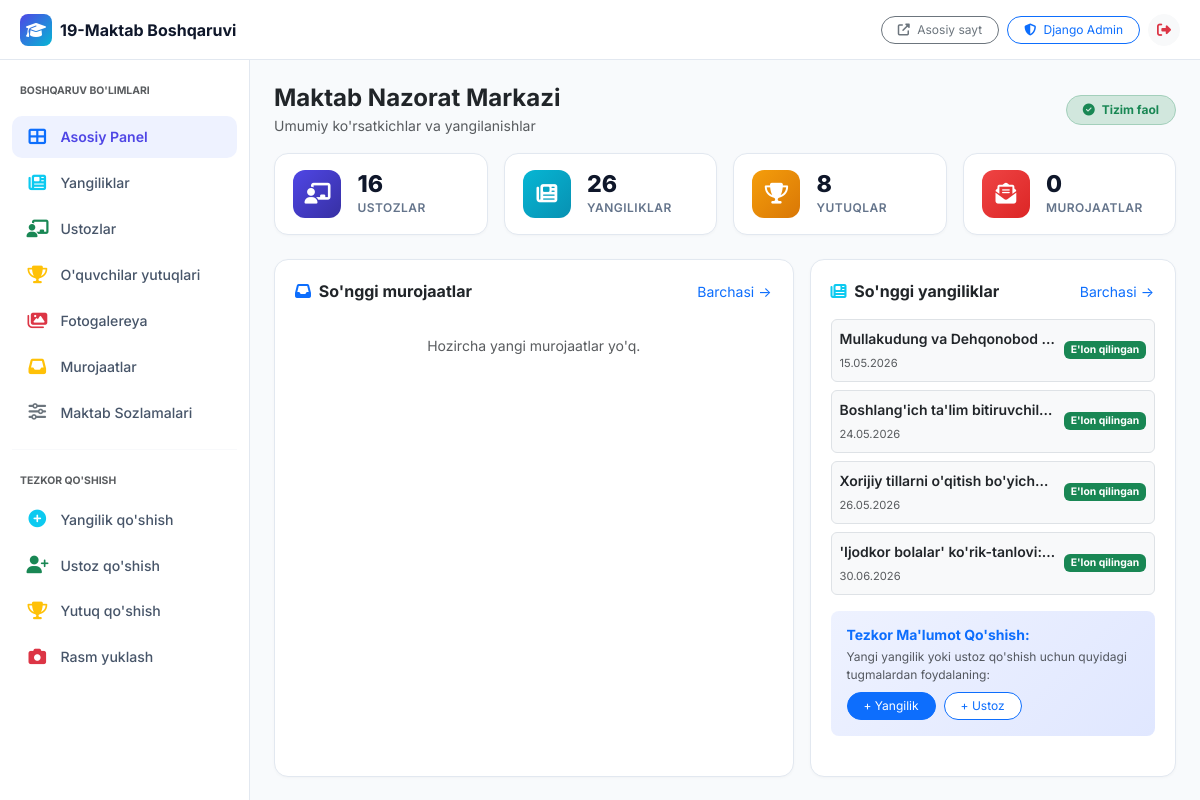
Page /dashboard/ (signed in) on the earlier database version.
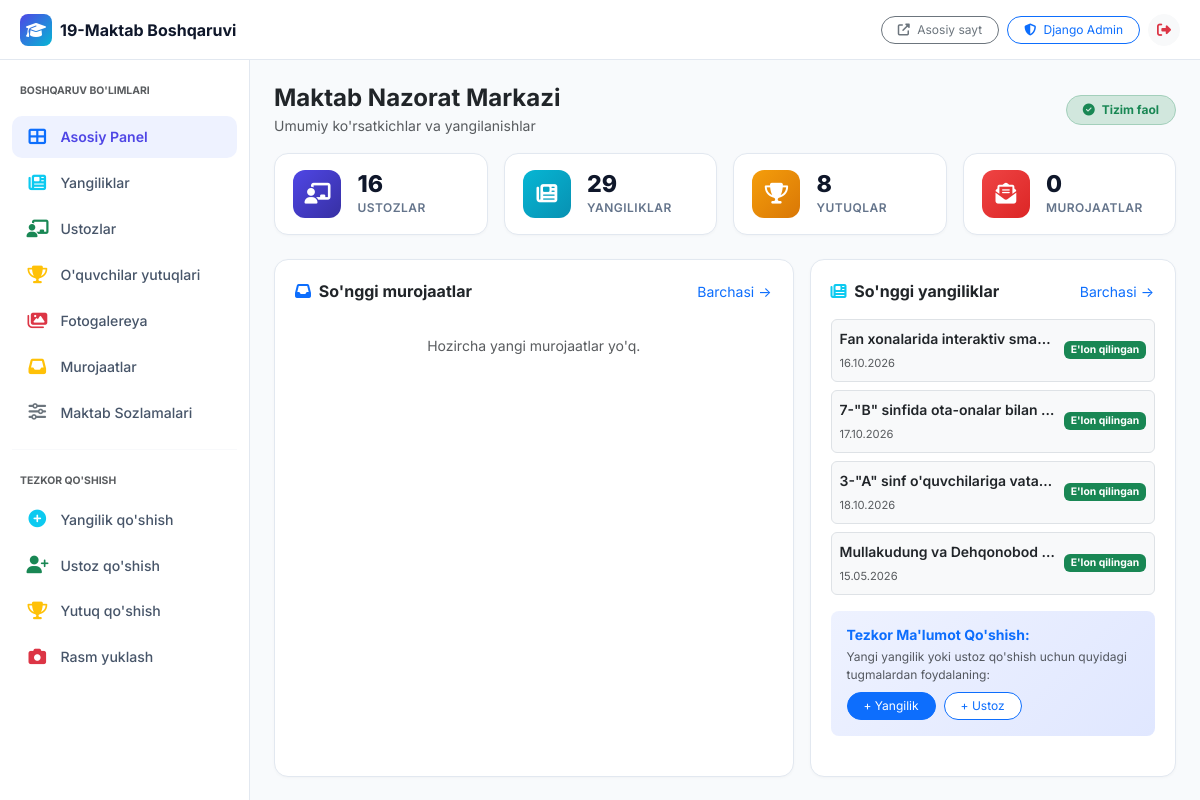
Same page on the later database version.
### apps/news/models.py (models this page shows, shortened)
class News(models.Model):
    STATUS_CHOICES = [
        ('draft', 'Qoralama'),
        ('scheduled', 'Rejalashtirilgan'),
        ('published', "E'lon qilingan"),
        ('archived', 'Arxivlangan'),
    ]
    title = models.CharField(max_length=300, verbose_name="Sarlavha (UZ)")
    title_ru = models.CharField(max_length=300, blank=True, verbose_name="Sarlavha (RU)")
    title_en = models.CharField(max_length=300, blank=True, verbose_name="Sarlavha (EN)")
    slug = models.SlugField(max_length=320, unique=True, verbose_name="Slug")
    category = models.ForeignKey(NewsCategory, on_delete=models.SET_NULL, null=True, blank=True, related_name='news_items', verbose_name="Toifa")
    excerpt = models.TextField(max_length=500, verbose_name="Qisqa mazmun (UZ)")
    excerpt_ru = models.TextField(max_length=500, blank=True, verbose_name="Qisqa mazmun (RU)")
    excerpt_en = models.TextField(max_length=500, blank=True, verbose_name="Qisqa mazmun (EN)")
    content = models.TextField(verbose_name="Batafsil matn (UZ)")
    content_ru = models.TextField(blank=True, verbose_name="Batafsil matn (RU)")
    content_en = models.TextField(blank=True, verbose_name="Batafsil matn (EN)")
    cover_image = models.ImageField(upload_to='news/covers/', blank=True, null=True, verbose_name="Muqova rasmi")
    status = models.CharField(max_length=20, choices=STATUS_CHOICES, default='draft', verbose_name="Holati")
    is_featured = models.BooleanField(default=False, verbose_name="Muhim yangilik")
    scheduled_at = models.DateTimeField(null=True, blank=True, verbose_name="Rejalashtirilgan vaqt")
    published_at = models.DateTimeField(null=True, blank=True, verbose_name="E'lon qilingan vaqt")
    created_at = models.DateTimeField(auto_now_add=True, verbose_name="Yaratilgan vaqt")
    updated_at = models.DateTimeField(auto_now=True, verbose_name="Tahrirlangan vaqt")
    views_count = models.PositiveIntegerField(default=0, verbose_name="Ko'rishlar soni")
    class Meta:
        verbose_name = 'Yangilik'
        verbose_name_plural = 'Yangiliklar'
        ordering = ['-published_at', '-created_at']

### apps/core/dashboard_views.py (the view)
# urls.py: path('', dashboard_views.dashboard_home, name='dashboard_home'),
@staff_required
def dashboard_home(request):
    site_settings_obj = SiteSettings.objects.first()
    total_teachers = Teacher.objects.count()
    total_news = News.objects.count()
    total_achievements = Achievement.objects.count()
    total_contacts = Contact.objects.count()
    total_gallery = GalleryImage.objects.count()
    new_contacts_count = Contact.objects.filter(status='new').count()
    recent_contacts = Contact.objects.order_by('-created_at')[:4]
    recent_news = News.objects.order_by('-created_at')[:4]
    context = {
        'site_settings': site_settings_obj,
        'total_teachers': total_teachers,
        'total_news': total_news,
        'total_achievements': total_achievements,
        'total_contacts': total_contacts,
        'total_gallery': total_gallery,
        'new_contacts_count': new_contacts_count,
        'recent_contacts': recent_contacts,
        'recent_news': recent_news,
        'active_menu': 'home',
    }
    return render(request, 'dashboard/home.html', context)

### apps/core/context_processors.py (called while the page is built)
def site_settings(request):
    settings_obj = SiteSettings.objects.first()
    return {
        'site_settings': settings_obj,
    }

### apps/core/dashboard_views.py (called while the page is built)
def staff_required(view_func):
    actual_decorator = user_passes_test(
        lambda u: u.is_authenticated and u.is_staff,
        login_url='/dashboard/login/'
    )
    return actual_decorator(view_func)

### templates/dashboard/home.html (shortened to what the changed rows need)
{% extends 'dashboard/base.html' %}
{% block content %}
<div class="row g-2 g-md-3 mb-4">
    <div class="col-6 col-lg-3">
        <div class="stat-dash-card">
            <div>
                <div class="stat-dash-num">{{ total_news }}</div>
                <div class="stat-dash-label">Yangiliklar</div>
            </div>
        </div>
    </div>
</div>
<div class="row g-3">
    <div class="col-12 col-lg-5">
        <div class="dash-card h-100">
            {% if recent_news %}
                <div class="d-flex flex-column gap-2 mb-3">
                    {% for n in recent_news %}
                        <div class="d-flex align-items-center justify-content-between p-2 rounded-2 border bg-light">
                            <div class="overflow-hidden me-2">
                                <div class="small fw-semibold text-truncate text-dark">{{ n.title }}</div>
                                <small class="text-muted" style="font-size: 0.7rem;">{{ n.published_at|date:"d.m.Y"|default:"Qoralama" }}</small>
                            </div>
                            <span class="badge {% if n.status == 'published' %}bg-success{% else %}bg-secondary{% endif %}" style="font-size: 0.65rem;">
                                {{ n.get_status_display }}
                            </span>
                        </div>
                    {% endfor %}
                </div>
            {% endif %}
        </div>
    </div>
</div>
{% endblock %}

Differences in the rows shown:
no longer on this page (row unchanged): News: title "Boshlang'ich ta'lim bitiruvchil…", published_at "24.05.2026", status "E'lon qilingan"
no longer on this page (row unchanged): News: title "Xorijiy tillarni o'qitish bo'yich…", published_at "26.05.2026", status "E'lon qilingan"
no longer on this page (row unchanged): News: title "'Ijodkor bolalar' ko'rik-tanlovi:…", published_at "30.06.2026", status "E'lon qilingan"
added News: title "Fan xonalarida interaktiv smar…", published_at "16.10.2026", status "E'lon qilingan"
added News: title "7-\"B\" sinfida ota-onalar bilan…", published_at "17.10.2026", status "E'lon qilingan"
added News: title "3-\"A\" sinf o'quvchilariga vata…", published_at "18.10.2026", status "E'lon qilingan"
Other differences:
{{ total_news }}: "26" → "29"
